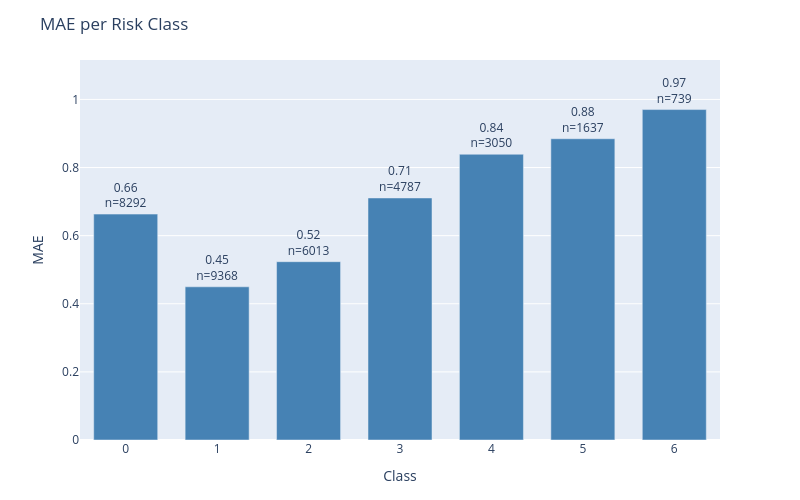

Notebook cell for this chart:
### Code cell
plot_error_by_group(
    df=results_test,
    y_true_col='actual',
    y_pred_col='prediction',
    group_by='class',
    metric='mae',
    title='MAE per Risk Class'
)

### Figure 1 — Plotly figure (JSON) as saved in the notebook; plotly's stock layout.template omitted (floating-point values rounded to 4 significant figures)
{"data": [{"marker": {"color": "steelblue"}, "text": ["0.66<br>n=8292", "0.45<br>n=9368", "0.52<br>n=6013", "0.71<br>n=4787", "0.84<br>n=3050", "0.88<br>n=1637", "0.97<br>n=739"], "textposition": "outside", "type": "bar", "x": ["0", "1", "2", "3", "4", "5", "6"], "y": [0.6633, 0.4498, 0.5235, 0.7107, 0.839, 0.8845, 0.9702]}], "layout": {"bargap": 0.3, "height": 500, "margin": {"b": 60, "t": 60}, "title": {"text": "MAE per Risk Class"}, "uniformtext": {"minsize": 8, "mode": "hide"}, "width": 800, "xaxis": {"title": {"text": "Class"}}, "yaxis": {"range": [0, 1.116], "title": {"text": "MAE"}}}}
